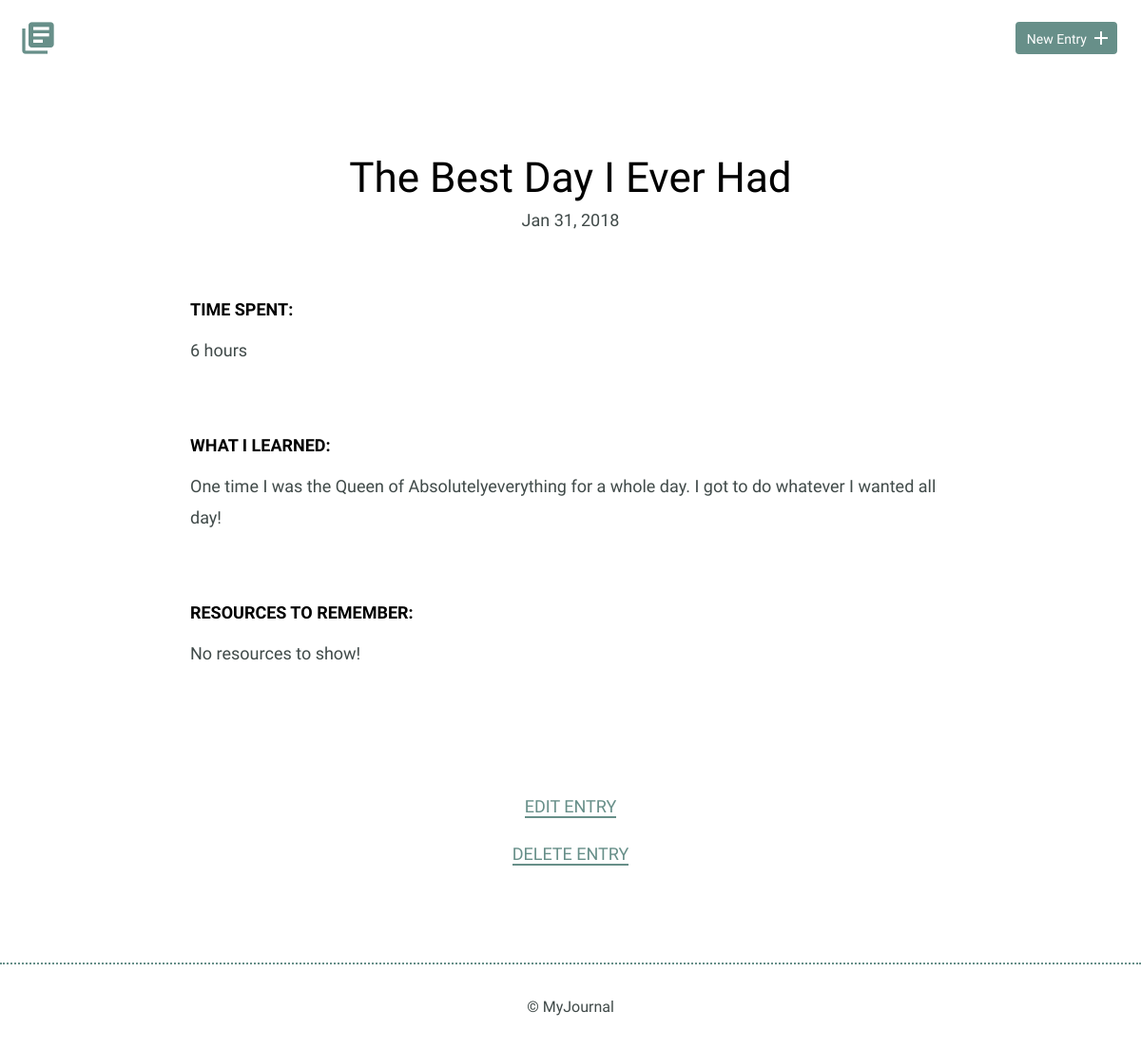
The page /detail.php?id=1 on the database as committed earlier.
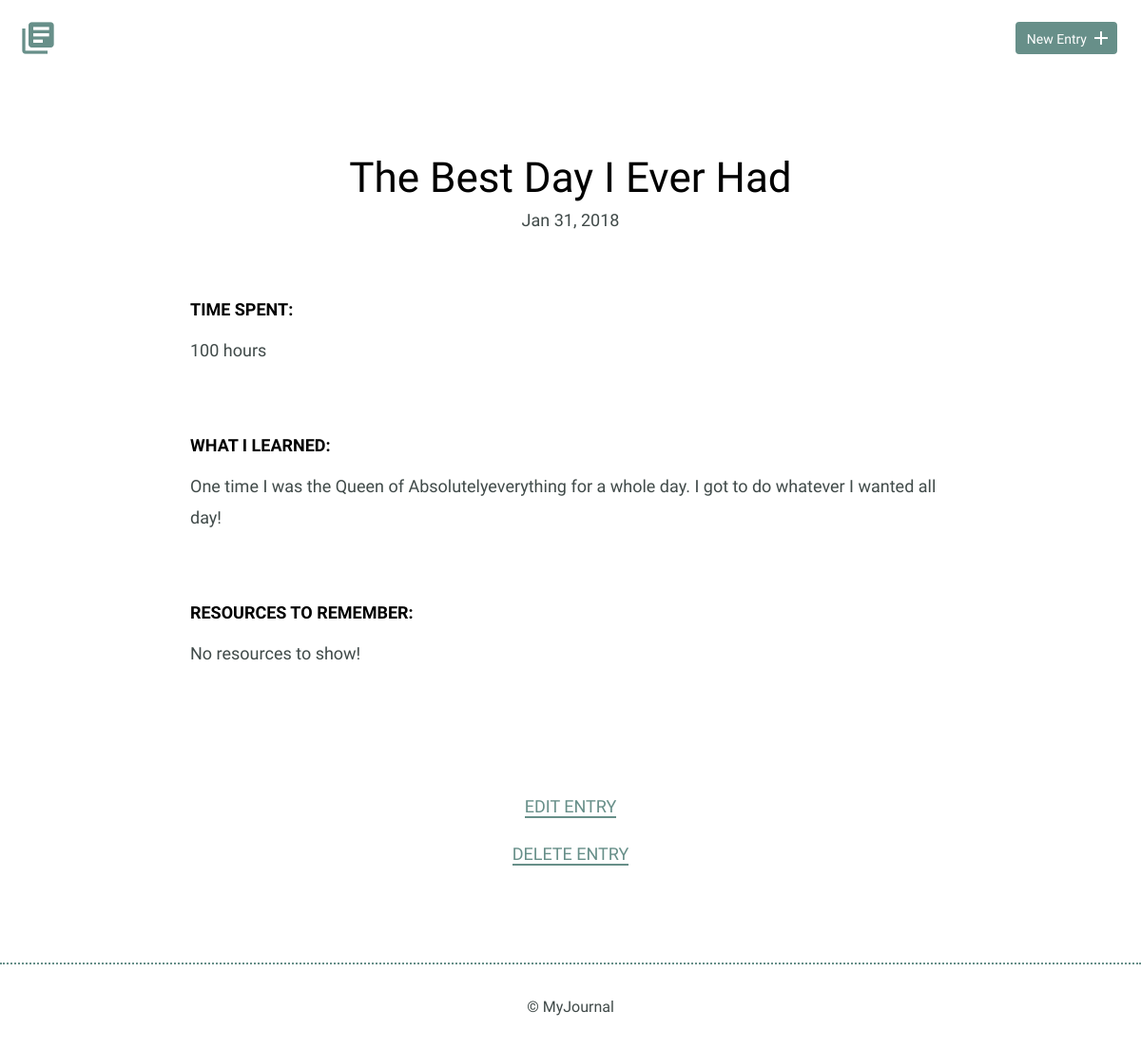
The same page on the database as committed later.
### tables this page shows
CREATE TABLE "entries" (
	`id`	INTEGER,
	`title`	TEXT,
	`date`	TEXT,
	`time_spent`	INTEGER,
	`learned`	BLOB,
	`resources`	BLOB,
	PRIMARY KEY(`id`)
);

### inc/db_fetch_detail.php (called while the page is built)
<?php
    function db_fetch_detail(){
        include('db_connection.php');
        $id = filter_input(INPUT_GET, 'id', FILTER_SANITIZE_NUMBER_INT);
        $sql = "SELECT * FROM `entries` WHERE `id` = ?";
        $pdo = $db->prepare($sql);
        $pdo->bindValue(1, $id, PDO::PARAM_INT);
        $pdo->execute();
        $results = $pdo->fetch(PDO::FETCH_ASSOC);
        return $results;
    }
?>

### detail.php (the view, shortened to what this page needs)
<!DOCTYPE html>
<html>
    <head>
        <link rel="stylesheet" href="css/normalize.css">
        <link rel="stylesheet" href="css/site.css">
    </head>
    <body>
        <?php
            include("header.php");
        ?>
        <section>
            <div class="container">
                <div class="entry-list single">
                    <?php
                        include('inc/db_fetch_detail.php');
                        $result = db_fetch_detail();
                        echo
                        "<article>"
                        .   "<h1>$result[title]</h1>"
                            ."<time datetime=$result[date]>" . date_format(new DateTime($result['date']), 'M d, Y') . "</time>"
                            ."<div class='entry'>"
                                ."<h3>Time Spent: </h3>"
                                ."<p>$result[time_spent]</p>"
                            ."</div>"
                            ."<div class='entry'>"
                                ."<h3>What I Learned:</h3>"
                                ."<p>$result[learned]</p>"
                            ."</div>"
                            ."<div class='entry'>"
                                ."<h3>Resources to Remember:</h3>";
                                if(empty($result['resources'])){
                                    echo "<p>No resources to show!</p>";
                                }else{
                                    echo
                                    "<ul>"
                                        ."<li><a href=''>$result[resources]</a></li>"
                                    ."</ul>";
                                }
                            echo "</div>"
                        ."</article>";
                    ?>
                </div>
            </div>
            <div class="edit">
                <?php
                    echo "<p><a href='edit.php?id=$result[id]'>Edit Entry</a></p>";
                    echo "<p><a href='inc/db_delete.php?id=$result[id]'>Delete Entry</a></p>";
                ?>
            </div>
        </section>
        <?php
            include("footer.php");
        ?>
    </body>
</html>

Rows that differ between the two databases and show on the page:
changed entries "The Best Day I Ever Had": time_spent "6 hours" → "100 hours"
